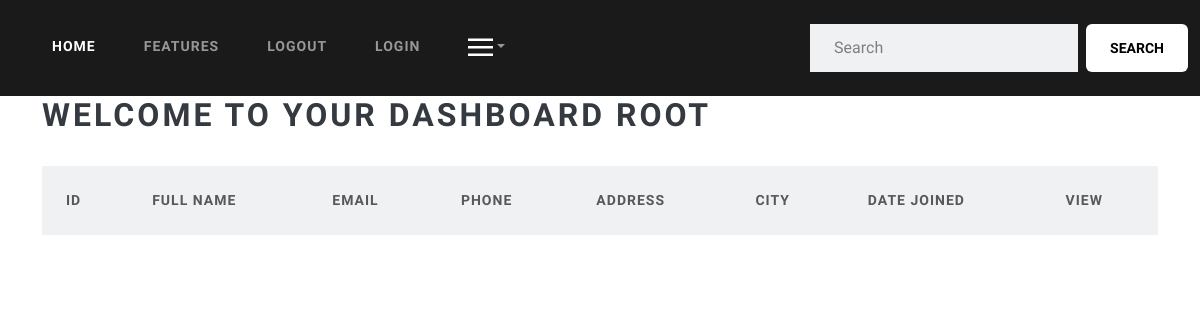
Before: /dashboard (signed in) with the older database file.
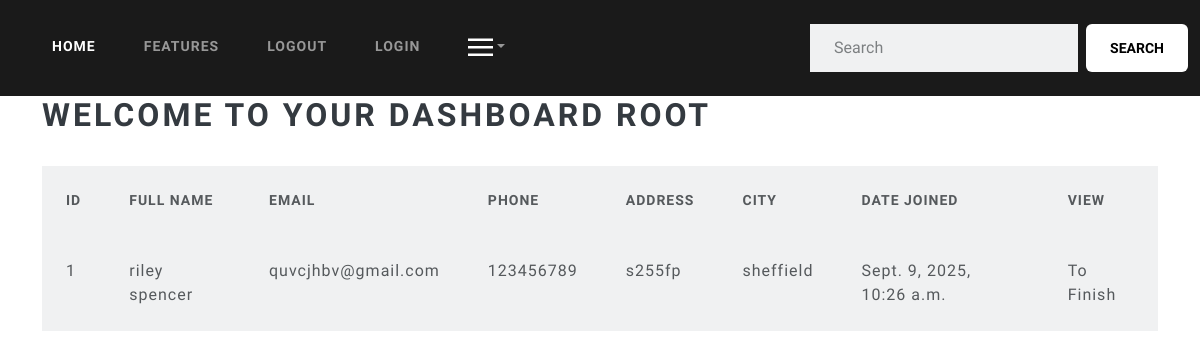
After: the same page with the newer database file.
### website/models.py (models this page shows, shortened)
class Record(models.Model):
    first_name = models.CharField(max_length=50)
    last_name = models.CharField(max_length=100)
    email = models.CharField(max_length=255)
    phone = models.CharField(max_length=10)
    address = models.CharField(max_length=200)
    city = models.CharField(max_length=200)
    creation_data = models.DateTimeField(auto_now_add=True)

### website/views.py (the view)
# urls.py: path('dashboard', views.dashboard, name="dashboard"),
@login_required(login_url="login")
def dashboard(request):
    my_records = Record.objects.all()
    context = {'Records':my_records}
    return render(request, 'pages/dashboard.html', context=context)

### website/templates/pages/dashboard.html (shortened to what this page needs)
{% extends 'pages/base.html' %}
{% block content %}
<h1 class="text-dark">Welcome to your dashboard {{user}}</h1>
<table class="table table-light table-hover table_bordered">
  <thead>
    <tr>
      <th scope="col">ID</th>
      <th scope="col">Full Name</th>
      <th scope="col">Email</th>
      <th scope="col">Phone</th>
      <th scope="col">Address</th>
      <th scope="col">City</th>
      <th scope="col">Date Joined</th>
      <th scope="col">View</th>
    </tr>
  </thead>
{% if Records %}
    {% for Record in Records %}
        <tr>
            <td>{{Record.id}}</td>
            <td>{{Record.first_name}} {{Record.last_name}}</td>
            <td>{{Record.email}}</td>
            <td>{{Record.phone}}</td>
            <td>{{Record.address}}</td>
            <td>{{Record.city}}</td>
            <td>{{Record.creation_data}}</td>
            <td>To Finish</td>
        </tr>
    {% endfor %}
{% endif %}
{% endblock %}

Changed rows visible on the page:
added Record: id "1", first_name "riley", last_name "spencer", email "quvcjhbv@gmail.com", phone "123456789", address "s255fp", city "sheffield", creation_data "Sept. 9, 2025, 10:26 a.m."
